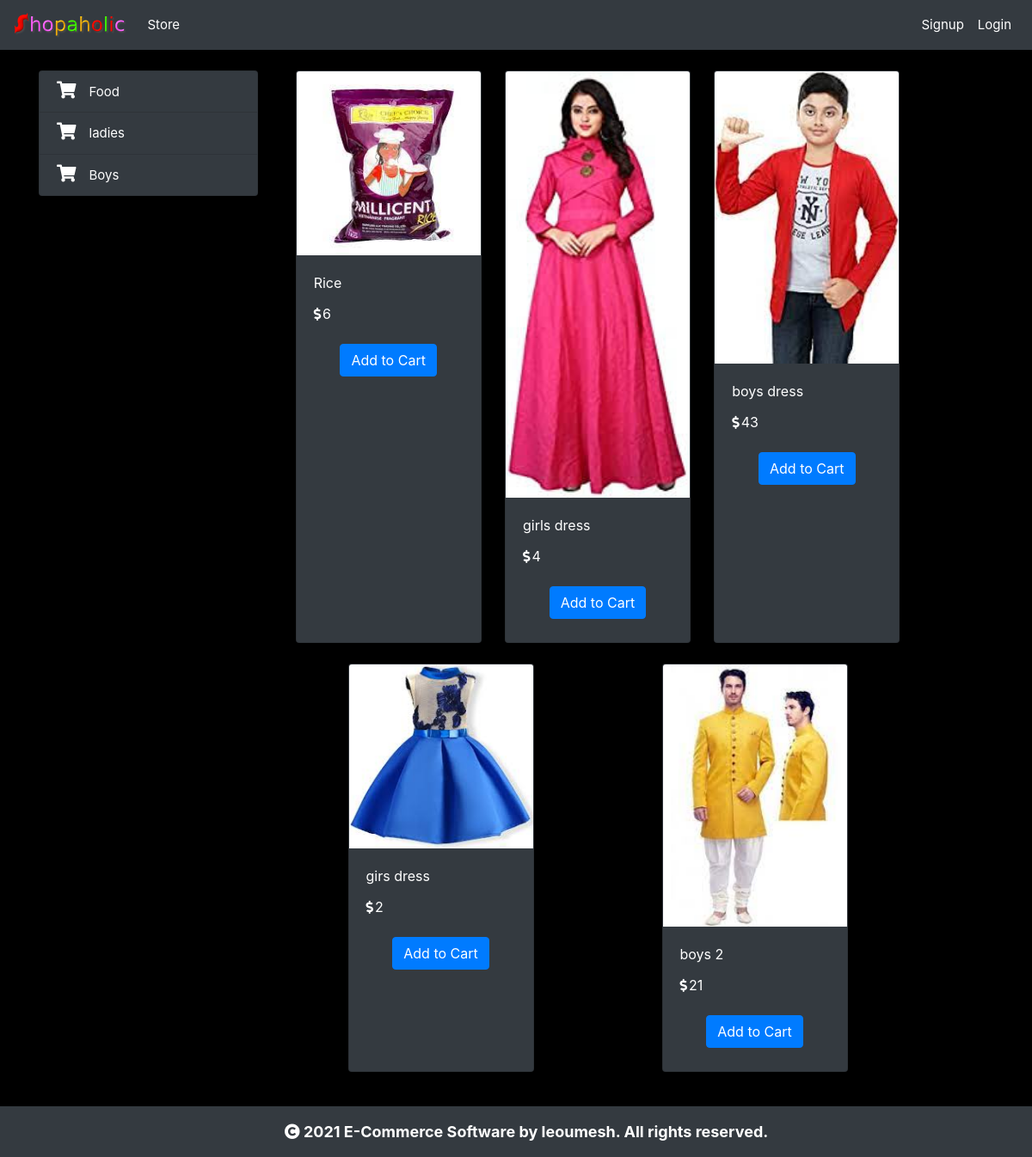
The page / on the database its author committed.
### core/models.py (models this page shows, shortened)
class Category(models.Model):
    name = models.CharField(max_length=200, blank=False)
    class Meta:
        verbose_name_plural = "Categories"
    def __str__(self):
        return self.name

class Product(models.Model):
    name = models.CharField(max_length=200, blank=False)
    price = models.IntegerField(default=0, blank=False)
    category = models.ForeignKey(Category, on_delete=models.CASCADE,)
    description = models.TextField(max_length=600, blank=False)
    image = models.ImageField(null=True)

### core/views.py (the view)
# urls.py: path('', views.homePage, name="home"),
def homePage(request):
    if request.method == 'POST':
        product = request.POST.get('product')
        remove = request.POST.get('remove')
        cart = request.session.get('cart')
        if cart:
            quantity = cart.get(product)
            if quantity:
                if remove:
                    if quantity <= 1:
                        cart.pop(product)
                    else:
                        cart[product] = quantity - 1
                else:
                    cart[product] = quantity + 1
            else:
                cart[product] = 1
        else:
            cart = {}
            cart[product] = 1
        request.session['cart'] = cart
        print(request.session['cart'])
        return redirect('home')
    else:
        products = None
        categories = Category.objects.all()
        category_id = request.GET.get('category')
        if category_id:
            products = Product.objects.filter(category=category_id)
        else:
            products = Product.objects.all()
        context = {'products': products, 'categories': categories}
        print("Your Email Address is: ", request.session.get('email'))
        return render(request, 'core/home.html', context)

### core/templates/core/home.html (shortened to what this page needs)
{% extends 'core/base.html' %}
{% load cart %}
{% block content %}
<div class="container mt-4">
    <div class="row">
        <div class="col-lg-3">
            <div class="list-group" id="myList">
                {% for category in categories %}
                <a href="/?category={{category.id}}" class="list-group-item text-white" style="background: #343a40">
                    <i class="fa fa-shopping-cart" style="margin-right: 15px; font-size: 20px;"></i>{{category.name}}</a>
                {% endfor %}
            </div>
        </div>
        <div id="products" class="col-lg-8">
            <div class="row mx-auto">
                {% for product in products %}
                <div class="card mx-auto mb-4 bg-dark" style="width: 13.5rem;">
                    <a href="#{{product.name}}" data-toggle="modal">
                        <img src="{{product.image.url}}" class="card-img-top hover_img"></a>
                    <div class="card-body text-white">
                        <p class="card-title">{{product.name}}</p>
                        <p class="card-text"><i class="fas fa-dollar-sign" style="margin-right: 2px; font-size: 15px;"></i>{{product.price}}</p>
                        {% if product|is_in_cart:request.session.cart %}
        <div class="row no-gutters">
        <form action="/" method="post" class="col-lg-2">
            {% csrf_token %}
            <input hidden type="text" value="{{product.id}}" name="product">
            <input hidden type="text" value="True" name="remove">
            <input type="submit" value="-" class="btn btn-dark btn-block">
        </form>
        <div class=" text-center mt-2 text-white col">{{product|cart_quantity:request.session.cart}} in Cart</div>
        <form action="/" method="post" class="col-lg-2">
            {% csrf_token %}
            <input hidden type="text" value="{{product.id}}" name="product">
            <input type="submit" value="+" class="btn btn-dark btn-block">
        </form>
    </div>
    {% else %}
    <form method="post" action="/" class="btn btn-block">
        <input type="submit" class="btn btn-primary" value="Add to Cart">
    </form>
    {% endif %}
                    </div>
                </div>
                {% endfor %}
            </div>
        </div>
    </div>
</div>
{% endblock %}

### core/templates/core/base.html (shortened to what this page needs)
<!doctype html>
    {% load static %}
<html lang="en">
<head>
    <link rel="stylesheet" href="https://maxcdn.bootstrapcdn.com/bootstrap/4.0.0/css/bootstrap.min.css">
    <link rel="stylesheet" href="https://pro.fontawesome.com/releases/v5.10.0/css/all.css">
</head>
<body>
<nav class="navbar navbar-expand-lg navbar-dark bg-dark">
    <a class="navbar-brand text-white" style="pointer-events: none;" href="{% url 'home' %}">
        <img src="{% static 'images/logo.png' %}" height="30px">
    </a>
    <div class="collapse navbar-collapse" id="navbarSupportedContent">
        <ul class="navbar-nav mr-auto">
            <li class="nav-item active">
                <a class="nav-link" href="{% url 'home' %}">Store</a>
            </li>
        </ul>
        <ul class="navbar-nav my-2 my-lg-0">
            <li class="nav-item">
                {% if request.user.is_authenticated %}
            <li class="nav-item">
                <a class="nav-link text-white" href="#" style="pointer-events: none;">{{request.user.email}}</a>
            </li>
          <li class="nav-item">
    <a class="nav-link text-white" href="{% url 'cart' %}">Cart
        <span class="badge badge-danger">{{request.session.cart.keys|length}}</span>
    </a>
</li>
            <li class="nav-item">
                <a class="nav-link text-white" href="{% url 'orderpage' %}">Order</a>
            </li>
            <li class="nav-item">
                <a class="nav-link text-white" href="{% url 'logout' %}">Logout</a>
            </li>
            {% else %}
            <li class="nav-item">
            <a class="nav-link text-white" href="{% url 'signup' %}">Signup</a>
            </li>
            <li class="nav-item">
                <a class="nav-link text-white" href="{% url 'login' %}">Login</a>
            </li>
            {% endif %}
        </ul>
    </div>
</nav>
{% block content %}
{% endblock %}
<div class="container-fluid bg-dark mt-3">
    <center><strong><p class="text-white mb-0  ml-4 py-3" style="font-size: 18px;"><i class="fas fa-copyright"></i> 2021 E-Commerce Software by leoumesh. All rights reserved.</p></strong></center>
</div>
</body>
</html>

### core/templates/core/base.html (style rules this page uses)
a { font-size: 15px; }
body { background-color: #000000; }
.hover_img { transition: transform .5s ease; }

### rows shown on the page
Category: name "Food"
Category: name "ladies"
Category: name "Boys"
Product: image (picture), name "Rice", price "6"
Product: image (picture), name "girls dress", price "4"
Product: image (picture), name "boys dress", price "43"
Product: image (picture), name "girs dress", price "2"
Product: image (picture), name "boys 2", price "21"
